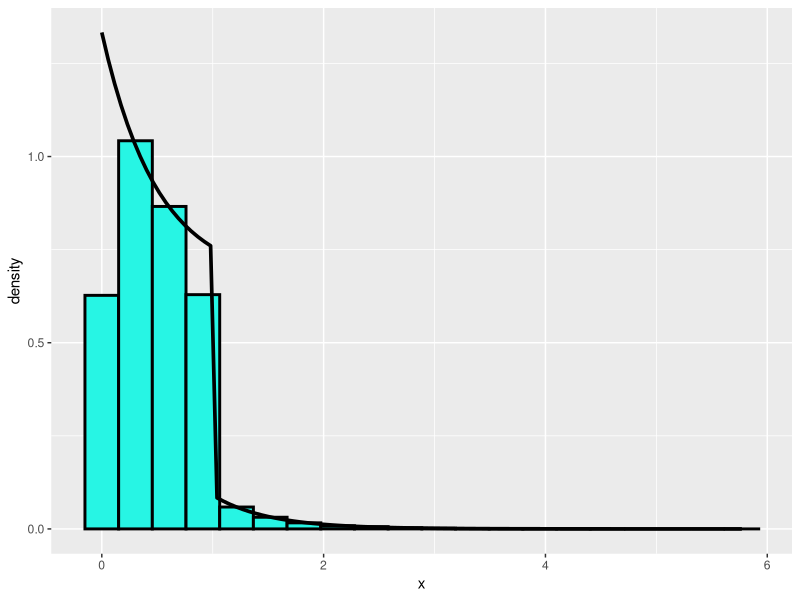

Recreate this plot in R.
set.seed(22)

n <- 10^5

x_1 <- rexp(n, rate = 2)

x_2 <- runif(n)

u <- runif(n)

x <- ifelse(u <= 1/3, x_1, x_2)

library(tidyverse)

f <- function(x) (1/3) * dexp(x, rate = 2) + (2/3) * dunif(x)

data.frame(x) %>%
  ggplot(aes(x = x)) +
  geom_histogram(aes(y = after_stat(density)), bins = 20,
                 fill = "#27F5E4", color = "black", linewidth = 1) +
  stat_function(fun = f, linewidth = 1.25)
